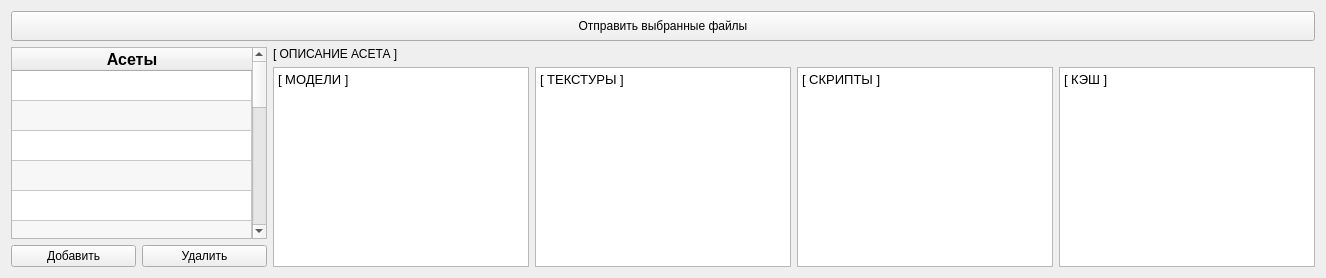
          <widget class="QWidget" name="tab_11">
           <attribute name="title">
            <string>Асеты</string>
           </attribute>
           <layout class="QVBoxLayout" name="verticalLayout_29">
            <item>
             <widget class="QPushButton" name="pushButton_7">
              <property name="minimumSize">
               <size>
                <width>0</width>
                <height>30</height>
               </size>
              </property>
              <property name="maximumSize">
               <size>
                <width>16000</width>
                <height>171</height>
               </size>
              </property>
              <property name="text">
               <string>Отправить выбранные файлы</string>
              </property>
             </widget>
            </item>
            <item>
             <layout class="QHBoxLayout" name="horizontalLayout_33">
              <item>
               <layout class="QVBoxLayout" name="verticalLayout_33">
                <item>
                 <widget class="QTableWidget" name="tableWidget_5">
                  <property name="minimumSize">
                   <size>
                    <width>250</width>
                    <height>0</height>
                   </size>
                  </property>
                  <property name="alternatingRowColors">
                   <bool>true</bool>
                  </property>
                  <attribute name="horizontalHeaderStretchLastSection">
                   <bool>true</bool>
                  </attribute>
                  <attribute name="verticalHeaderVisible">
                   <bool>false</bool>
                  </attribute>
                  <row>
                   <property name="text">
                    <string>1</string>
                   </property>
                  </row>
                  <row>
                   <property name="text">
                    <string>2</string>
                   </property>
                  </row>
                  <row>
                   <property name="text">
                    <string>3</string>
                   </property>
                  </row>
                  <row>
                   <property name="text">
                    <string>4</string>
                   </property>
                  </row>
                  <row>
                   <property name="text">
                    <string>5</string>
                   </property>
                  </row>
                  <row>
                   <property name="text">
                    <string>6</string>
                   </property>
                  </row>
                  <row>
                   <property name="text">
                    <string>7</string>
                   </property>
                  </row>
                  <row>
                   <property name="text">
                    <string>8</string>
                   </property>
                  </row>
                  <row>
                   <property name="text">
                    <string>10</string>
                   </property>
                  </row>
                  <row>
                   <property name="text">
                    <string>11</string>
                   </property>
                  </row>
                  <row>
                   <property name="text">
                    <string>12</string>
                   </property>
                  </row>
                  <row>
                   <property name="text">
                    <string>13</string>
                   </property>
                  </row>
                  <row>
                   <property name="text">
                    <string>14</string>
                   </property>
                  </row>
                  <row>
                   <property name="text">
                    <string>15</string>
                   </property>
                  </row>
                  <row>
                   <property name="text">
                    <string>16</string>
                   </property>
                  </row>
                  <row>
                   <property name="text">
                    <string>17</string>
                   </property>
                  </row>
                  <row>
                   <property name="text">
                    <string>18</string>
                   </property>
                  </row>
                  <row>
                   <property name="text">
                    <string>20</string>
                   </property>
                  </row>
                  <column>
                   <property name="text">
                    <string>Асеты</string>
                   </property>
                   <property name="font">
                    <font>
                     <pointsize>12</pointsize>
                     <weight>75</weight>
                     <bold>true</bold>
                    </font>
                   </property>
                   <property name="textAlignment">
                    <set>AlignCenter</set>
                   </property>
                  </column>
                 </widget>
                </item>
                <item>
                 <layout class="QHBoxLayout" name="horizontalLayout_34">
                  <item>
                   <widget class="QPushButton" name="pushButton_43">
                    <property name="text">
                     <string>Добавить</string>
                    </property>
                   </widget>
                  </item>
                  <item>
                   <widget class="QPushButton" name="pushButton_44">
                    <property name="text">
                     <string>Удалить</string>
                    </property>
                   </widget>
                  </item>
                 </layout>
                </item>
               </layout>
              </item>
              <item>
               <layout class="QVBoxLayout" name="verticalLayout_34">
                <item>
                 <widget class="QLabel" name="label_3">
                  <property name="text">
                   <string>[ ОПИСАНИЕ АСЕТА ]</string>
                  </property>
                 </widget>
                </item>
                <item>
                 <layout class="QHBoxLayout" name="horizontalLayout_35">
                  <item>
                   <widget class="QTextBrowser" name="textBrowser_29">
                    <property name="html">
                     <string>&lt;!DOCTYPE HTML PUBLIC &quot;-//W3C//DTD HTML 4.0//EN&quot; &quot;http://www.w3.org/TR/REC-html40/strict.dtd&quot;&gt;
&lt;html&gt;&lt;head&gt;&lt;meta name=&quot;qrichtext&quot; content=&quot;1&quot; /&gt;&lt;style type=&quot;text/css&quot;&gt;
p, li { white-space: pre-wrap; }
&lt;/style&gt;&lt;/head&gt;&lt;body style=&quot; font-family:'MS Shell Dlg 2'; font-size:8.25pt; font-weight:400; font-style:normal;&quot;&gt;
&lt;p style=&quot; margin-top:0px; margin-bottom:0px; margin-left:0px; margin-right:0px; -qt-block-indent:0; text-indent:0px;&quot;&gt;&lt;span style=&quot; font-size:10pt;&quot;&gt;[ МОДЕЛИ ]&lt;/span&gt;&lt;/p&gt;&lt;/body&gt;&lt;/html&gt;</string>
                    </property>
                   </widget>
                  </item>
                  <item>
                   <widget class="QTextBrowser" name="textBrowser_30">
                    <property name="html">
                     <string>&lt;!DOCTYPE HTML PUBLIC &quot;-//W3C//DTD HTML 4.0//EN&quot; &quot;http://www.w3.org/TR/REC-html40/strict.dtd&quot;&gt;
&lt;html&gt;&lt;head&gt;&lt;meta name=&quot;qrichtext&quot; content=&quot;1&quot; /&gt;&lt;style type=&quot;text/css&quot;&gt;
p, li { white-space: pre-wrap; }
&lt;/style&gt;&lt;/head&gt;&lt;body style=&quot; font-family:'MS Shell Dlg 2'; font-size:8.25pt; font-weight:400; font-style:normal;&quot;&gt;
&lt;p style=&quot; margin-top:0px; margin-bottom:0px; margin-left:0px; margin-right:0px; -qt-block-indent:0; text-indent:0px;&quot;&gt;&lt;span style=&quot; font-size:10pt;&quot;&gt;[ ТЕКСТУРЫ ]&lt;/span&gt;&lt;/p&gt;&lt;/body&gt;&lt;/html&gt;</string>
                    </property>
                   </widget>
                  </item>
                  <item>
                   <widget class="QTextBrowser" name="textBrowser_32">
                    <property name="html">
                     <string>&lt;!DOCTYPE HTML PUBLIC &quot;-//W3C//DTD HTML 4.0//EN&quot; &quot;http://www.w3.org/TR/REC-html40/strict.dtd&quot;&gt;
&lt;html&gt;&lt;head&gt;&lt;meta name=&quot;qrichtext&quot; content=&quot;1&quot; /&gt;&lt;style type=&quot;text/css&quot;&gt;
p, li { white-space: pre-wrap; }
&lt;/style&gt;&lt;/head&gt;&lt;body style=&quot; font-family:'MS Shell Dlg 2'; font-size:8.25pt; font-weight:400; font-style:normal;&quot;&gt;
&lt;p style=&quot; margin-top:0px; margin-bottom:0px; margin-left:0px; margin-right:0px; -qt-block-indent:0; text-indent:0px;&quot;&gt;&lt;span style=&quot; font-size:10pt;&quot;&gt;[ СКРИПТЫ ]&lt;/span&gt;&lt;/p&gt;&lt;/body&gt;&lt;/html&gt;</string>
                    </property>
                   </widget>
                  </item>
                  <item>
                   <widget class="QTextBrowser" name="textBrowser_31">
                    <property name="html">
                     <string>&lt;!DOCTYPE HTML PUBLIC &quot;-//W3C//DTD HTML 4.0//EN&quot; &quot;http://www.w3.org/TR/REC-html40/strict.dtd&quot;&gt;
&lt;html&gt;&lt;head&gt;&lt;meta name=&quot;qrichtext&quot; content=&quot;1&quot; /&gt;&lt;style type=&quot;text/css&quot;&gt;
p, li { white-space: pre-wrap; }
&lt;/style&gt;&lt;/head&gt;&lt;body style=&quot; font-family:'MS Shell Dlg 2'; font-size:8.25pt; font-weight:400; font-style:normal;&quot;&gt;
&lt;p style=&quot; margin-top:0px; margin-bottom:0px; margin-left:0px; margin-right:0px; -qt-block-indent:0; text-indent:0px;&quot;&gt;&lt;span style=&quot; font-size:10pt;&quot;&gt;[ КЭШ ]&lt;/span&gt;&lt;/p&gt;&lt;/body&gt;&lt;/html&gt;</string>
                    </property>
                   </widget>
                  </item>
                 </layout>
                </item>
               </layout>
              </item>
             </layout>
            </item>
           </layout>
          </widget>
